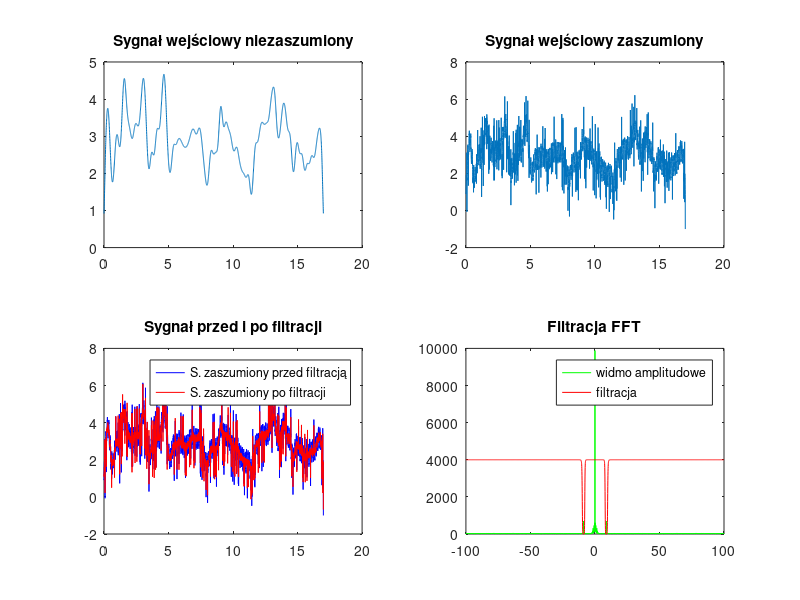
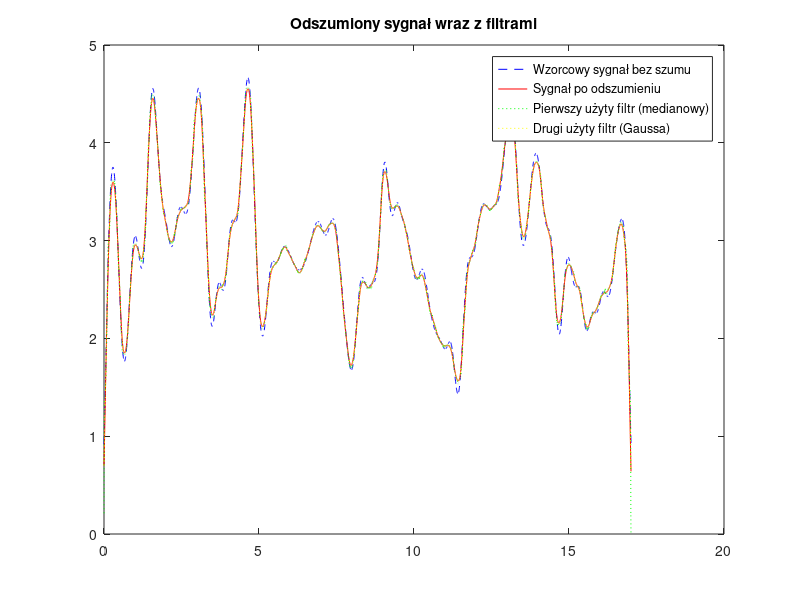

These charts were generated, in order, by the following MATLAB code:
%% Odszumianie
a=load("2023_tsd_szum_1a.txt");
t=a(:,1)';
x=a(:,2)'; %niezaszumiony
xs=a(:,3)'; %zaszumiony
dt=t(2)-t(1);
Fs=1./dt;

XT=fftshift(fft(xs));% widmo częstotliwościowe
WA=abs(XT); % widmo amplitudowe
f=linspace(-Fs/2,Fs/2,length(t));

%filtracja FFT
%stosujemy filtr ciągły typu BandStop 
w=2;N=4;f0=8.8;
BS=1.0./(1+((w*f./(f.*f-f0.*f0)).^(2*N)));
xn=real(ifft(ifftshift(XT.*BS)));

f4=figure;
figure(f4);
subplot(2,2,1), plot(t,x), title('Sygnał wejściowy niezaszumiony')
subplot(2,2,2), plot(t,xs), title('Sygnał wejściowy zaszumiony')
subplot(223), plot(t,xs,'b',t,xn,'r'),title('Sygnał przed i po filtracji');
legend('S. zaszumiony przed filtracją','S. zaszumiony po filtracji')
subplot(224), plot(f,WA,'g',f, BS*4000,'r'),title('Filtracja FFT');
legend('widmo amplitudowe','filtracja')

xs=xn;

%odszumianie
min_oc=Inf*ones(1,4);
    %pierwszy najlepszy krok w odszumianiu
    xw=medfilt1(xs,43);
    xs=xw;
    %drugi najlepszy krok
    LP2=fspecial('gaussian', [1 37], 37/4);
    xg=conv(xs,LP2,'same');
    xs=xg;
 
% for N=3:2:101
%     %filtry
%     LP=ones(1,N)/N;
%     LP2=fspecial('gaussian', [1 N], N/4);
%     xa=conv(xs,LP,'same');
%     xg=conv(xs,LP2,'same');
%     xm=medfilt1(xs,N);
%     xw=wiener2(xs,[1,N]);
% 
%     % ocena błędu każdego z filtrów
%     oc_a=sqrt(100/N * sum((x-xa).^2));
%     oc_g=sqrt(100/N * sum((x-xg).^2));
%     oc_m=sqrt(100/N * sum((x-xm).^2));
%     oc_w=sqrt(100/N * sum((x-xw).^2));
%     if oc_a<min_oc(1)
%           min_oc(1)=oc_a;
%           ka=N;
%     end
%     if oc_g<min_oc(2)
%           min_oc(2)=oc_g;
%           kg=N;
%     end
%     if oc_m<min_oc(3)
%           min_oc(3)=oc_m;
%           km=N;
%     end
%     if oc_w<min_oc(4)
%           min_oc(4)=oc_w;
%           kw=N;
%     end
% end 
% disp(min_oc); % wyświetla wektor z najmniejszymi wartościami błędu dla każdego filtra
% disp([ka kg km kw]); % wyświetla dla jakiego N wystąpiła najmniejsza wartość błędu dla każdego filtra

%subplot(211), plot(t,xs,'b',t,x,'y',t,xa,'g',t,xg,'r');
%subplot(212), plot(t,x,'b',t,xm,'g',t,xw,'r');

f5=figure;
figure(f5);
plot(t,x,'b--',t,xs,'r',t,xw,'g:',t,xg,'y:'),title('Odszumiony sygnał wraz z filtrami')
legend('Wzorcowy sygnał bez szumu','Sygnał po odszumieniu','Pierwszy użyty filtr (medianowy)', ...
    'Drugi użyty filtr (Gaussa)')
